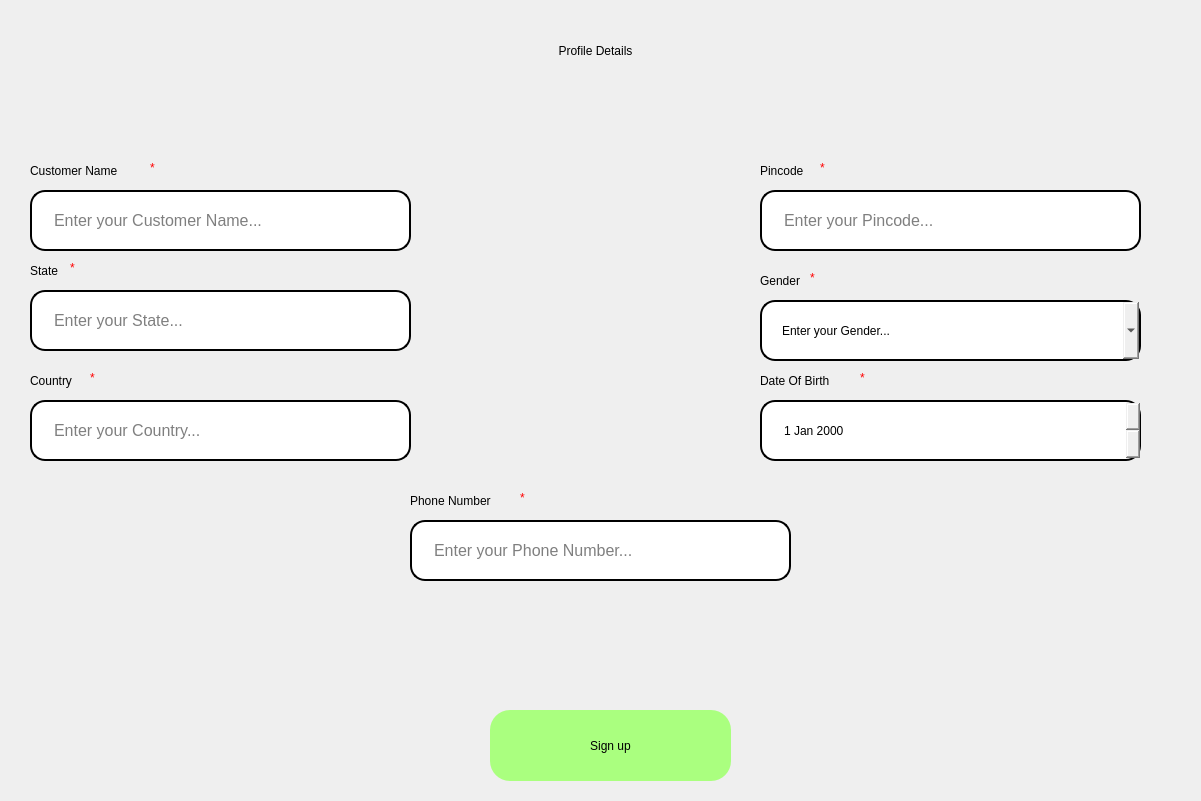
<?xml version="1.0" encoding="UTF-8"?>
<ui version="4.0">
 <class>bgwidget</class>
 <widget class="QDialog" name="bgwidget">
  <property name="geometry">
   <rect>
    <x>0</x>
    <y>0</y>
    <width>1201</width>
    <height>801</height>
   </rect>
  </property>
  <property name="windowTitle">
   <string>Dialog</string>
  </property>
  <widget class="QPushButton" name="Sign_Up">
   <property name="geometry">
    <rect>
     <x>490</x>
     <y>710</y>
     <width>241</width>
     <height>71</height>
    </rect>
   </property>
   <property name="styleSheet">
    <string notr="true">border-radius: 20px;
font: 12pt &quot;MS Shell Dlg 2&quot;;
background-color: rgb(170, 255, 127);
</string>
   </property>
   <property name="text">
    <string>Sign up</string>
   </property>
  </widget>
  <widget class="QLabel" name="label_5">
   <property name="geometry">
    <rect>
     <x>30</x>
     <y>160</y>
     <width>121</width>
     <height>21</height>
    </rect>
   </property>
   <property name="styleSheet">
    <string notr="true">font: 12pt &quot;MS Shell Dlg 2&quot;;
font: 10pt &quot;MS Shell Dlg 2&quot;;</string>
   </property>
   <property name="text">
    <string>Customer Name</string>
   </property>
  </widget>
  <widget class="QLineEdit" name="Customer_Country">
   <property name="geometry">
    <rect>
     <x>30</x>
     <y>400</y>
     <width>381</width>
     <height>61</height>
    </rect>
   </property>
   <property name="font">
    <font>
     <family>MS Shell Dlg 2</family>
     <pointsize>12</pointsize>
     <weight>50</weight>
     <italic>false</italic>
     <bold>false</bold>
    </font>
   </property>
   <property name="styleSheet">
    <string notr="true">border: 12px  solid rgb(0, 0, 0);
border-width: 2px;
font: 12pt &quot;MS Shell Dlg 2&quot;;
border-radius: 15px;
padding-left:20px;
padding-right:20px;</string>
   </property>
   <property name="placeholderText">
    <string>Enter your Country...</string>
   </property>
  </widget>
  <widget class="QLabel" name="label_10">
   <property name="geometry">
    <rect>
     <x>760</x>
     <y>370</y>
     <width>101</width>
     <height>21</height>
    </rect>
   </property>
   <property name="styleSheet">
    <string notr="true">font: 12pt &quot;MS Shell Dlg 2&quot;;
font: 10pt &quot;MS Shell Dlg 2&quot;;</string>
   </property>
   <property name="text">
    <string>Date Of Birth</string>
   </property>
  </widget>
  <widget class="QLineEdit" name="Customer_Pincode">
   <property name="geometry">
    <rect>
     <x>760</x>
     <y>190</y>
     <width>381</width>
     <height>61</height>
    </rect>
   </property>
   <property name="font">
    <font>
     <family>MS Shell Dlg 2</family>
     <pointsize>12</pointsize>
     <weight>50</weight>
     <italic>false</italic>
     <bold>false</bold>
    </font>
   </property>
   <property name="styleSheet">
    <string notr="true">border: 12px  solid rgb(0, 0, 0);
border-width: 2px;
font: 12pt &quot;MS Shell Dlg 2&quot;;
border-radius: 15px;
padding-left:20px;
padding-right:20px;</string>
   </property>
   <property name="placeholderText">
    <string>Enter your Pincode...</string>
   </property>
  </widget>
  <widget class="QLabel" name="Asterisk_10">
   <property name="geometry">
    <rect>
     <x>860</x>
     <y>370</y>
     <width>21</width>
     <height>16</height>
    </rect>
   </property>
   <property name="styleSheet">
    <string notr="true">color: rgb(255, 0, 0);</string>
   </property>
   <property name="text">
    <string>*</string>
   </property>
  </widget>
  <widget class="QLineEdit" name="Customer_State">
   <property name="geometry">
    <rect>
     <x>30</x>
     <y>290</y>
     <width>381</width>
     <height>61</height>
    </rect>
   </property>
   <property name="font">
    <font>
     <family>MS Shell Dlg 2</family>
     <pointsize>12</pointsize>
     <weight>50</weight>
     <italic>false</italic>
     <bold>false</bold>
    </font>
   </property>
   <property name="styleSheet">
    <string notr="true">border: 12px  solid rgb(0, 0, 0);
border-width: 2px;
font: 12pt &quot;MS Shell Dlg 2&quot;;
border-radius: 15px;
padding-left:20px;
padding-right:20px;</string>
   </property>
   <property name="placeholderText">
    <string>Enter your State...</string>
   </property>
  </widget>
  <widget class="QLabel" name="label_8">
   <property name="geometry">
    <rect>
     <x>760</x>
     <y>160</y>
     <width>61</width>
     <height>21</height>
    </rect>
   </property>
   <property name="styleSheet">
    <string notr="true">font: 12pt &quot;MS Shell Dlg 2&quot;;
font: 10pt &quot;MS Shell Dlg 2&quot;;</string>
   </property>
   <property name="text">
    <string>Pincode</string>
   </property>
  </widget>
  <widget class="QDateEdit" name="Customer_DOB">
   <property name="geometry">
    <rect>
     <x>760</x>
     <y>400</y>
     <width>381</width>
     <height>61</height>
    </rect>
   </property>
   <property name="styleSheet">
    <string notr="true">border: 12px  solid rgb(0, 0, 0);
border-width: 2px;
font: 12pt &quot;MS Shell Dlg 2&quot;;
border-radius: 15px;
padding-left:20px;
padding-right:20px;</string>
   </property>
   <property name="buttonSymbols">
    <enum>QAbstractSpinBox::UpDownArrows</enum>
   </property>
  </widget>
  <widget class="QLabel" name="HeaderLabel">
   <property name="geometry">
    <rect>
     <x>350</x>
     <y>20</y>
     <width>491</width>
     <height>61</height>
    </rect>
   </property>
   <property name="styleSheet">
    <string notr="true">
font: 36pt &quot;MS Shell Dlg 2&quot;;</string>
   </property>
   <property name="text">
    <string>Profile Details</string>
   </property>
   <property name="alignment">
    <set>Qt::AlignCenter</set>
   </property>
  </widget>
  <widget class="QLineEdit" name="Customer_Name">
   <property name="geometry">
    <rect>
     <x>30</x>
     <y>190</y>
     <width>381</width>
     <height>61</height>
    </rect>
   </property>
   <property name="font">
    <font>
     <family>MS Shell Dlg 2</family>
     <pointsize>12</pointsize>
     <weight>50</weight>
     <italic>false</italic>
     <bold>false</bold>
    </font>
   </property>
   <property name="styleSheet">
    <string notr="true">border: 12px  solid rgb(0, 0, 0);
border-width: 2px;
font: 12pt &quot;MS Shell Dlg 2&quot;;
border-radius: 15px;
padding-left:20px;
padding-right:20px;</string>
   </property>
   <property name="placeholderText">
    <string>Enter your Customer Name...</string>
   </property>
  </widget>
  <widget class="QLabel" name="Asterisk_9">
   <property name="geometry">
    <rect>
     <x>810</x>
     <y>270</y>
     <width>16</width>
     <height>16</height>
    </rect>
   </property>
   <property name="styleSheet">
    <string notr="true">color: rgb(255, 0, 0);</string>
   </property>
   <property name="text">
    <string>*</string>
   </property>
  </widget>
  <widget class="QLabel" name="label_9">
   <property name="geometry">
    <rect>
     <x>760</x>
     <y>270</y>
     <width>51</width>
     <height>21</height>
    </rect>
   </property>
   <property name="styleSheet">
    <string notr="true">font: 12pt &quot;MS Shell Dlg 2&quot;;
font: 10pt &quot;MS Shell Dlg 2&quot;;</string>
   </property>
   <property name="text">
    <string>Gender</string>
   </property>
  </widget>
  <widget class="QComboBox" name="Customer_Gender">
   <property name="geometry">
    <rect>
     <x>760</x>
     <y>300</y>
     <width>381</width>
     <height>61</height>
    </rect>
   </property>
   <property name="autoFillBackground">
    <bool>false</bool>
   </property>
   <property name="styleSheet">
    <string notr="true">border: 12px  solid rgb(0, 0, 0);
border-width: 2px;
font: 12pt &quot;MS Shell Dlg 2&quot;;
border-radius: 15px;
padding-left:20px;
padding-right:20px;</string>
   </property>
   <property name="placeholderText">
    <string>Enter your Gender...</string>
   </property>
   <item>
    <property name="text">
     <string>Male</string>
    </property>
   </item>
   <item>
    <property name="text">
     <string>Female</string>
    </property>
   </item>
   <item>
    <property name="text">
     <string>Transgender</string>
    </property>
   </item>
   <item>
    <property name="text">
     <string>Non Binary</string>
    </property>
   </item>
   <item>
    <property name="text">
     <string>Intersex</string>
    </property>
   </item>
   <item>
    <property name="text">
     <string>I prefer not to say</string>
    </property>
   </item>
  </widget>
  <widget class="QLabel" name="Asterisk_8">
   <property name="geometry">
    <rect>
     <x>820</x>
     <y>160</y>
     <width>21</width>
     <height>16</height>
    </rect>
   </property>
   <property name="styleSheet">
    <string notr="true">color: rgb(255, 0, 0);</string>
   </property>
   <property name="text">
    <string>*</string>
   </property>
  </widget>
  <widget class="QLabel" name="Asterisk_5">
   <property name="geometry">
    <rect>
     <x>150</x>
     <y>160</y>
     <width>21</width>
     <height>16</height>
    </rect>
   </property>
   <property name="styleSheet">
    <string notr="true">color: rgb(255, 0, 0);</string>
   </property>
   <property name="text">
    <string>*</string>
   </property>
  </widget>
  <widget class="QLabel" name="Asterisk_11">
   <property name="geometry">
    <rect>
     <x>90</x>
     <y>370</y>
     <width>21</width>
     <height>16</height>
    </rect>
   </property>
   <property name="styleSheet">
    <string notr="true">color: rgb(255, 0, 0);</string>
   </property>
   <property name="text">
    <string>*</string>
   </property>
  </widget>
  <widget class="QLabel" name="label_11">
   <property name="geometry">
    <rect>
     <x>30</x>
     <y>260</y>
     <width>41</width>
     <height>21</height>
    </rect>
   </property>
   <property name="styleSheet">
    <string notr="true">font: 12pt &quot;MS Shell Dlg 2&quot;;
font: 10pt &quot;MS Shell Dlg 2&quot;;</string>
   </property>
   <property name="text">
    <string>State</string>
   </property>
  </widget>
  <widget class="QLabel" name="label_12">
   <property name="geometry">
    <rect>
     <x>30</x>
     <y>370</y>
     <width>61</width>
     <height>21</height>
    </rect>
   </property>
   <property name="styleSheet">
    <string notr="true">font: 12pt &quot;MS Shell Dlg 2&quot;;
font: 10pt &quot;MS Shell Dlg 2&quot;;</string>
   </property>
   <property name="text">
    <string>Country</string>
   </property>
  </widget>
  <widget class="QLabel" name="Asterisk_12">
   <property name="geometry">
    <rect>
     <x>70</x>
     <y>260</y>
     <width>21</width>
     <height>16</height>
    </rect>
   </property>
   <property name="styleSheet">
    <string notr="true">color: rgb(255, 0, 0);</string>
   </property>
   <property name="text">
    <string>*</string>
   </property>
  </widget>
  <widget class="QLabel" name="Error_Popup_Message">
   <property name="geometry">
    <rect>
     <x>420</x>
     <y>610</y>
     <width>371</width>
     <height>31</height>
    </rect>
   </property>
   <property name="styleSheet">
    <string notr="true">font: 10pt &quot;MS Shell Dlg 2&quot;;
color: rgb(255, 0, 0);</string>
   </property>
   <property name="text">
    <string/>
   </property>
   <property name="alignment">
    <set>Qt::AlignCenter</set>
   </property>
  </widget>
  <widget class="QLabel" name="label_13">
   <property name="geometry">
    <rect>
     <x>410</x>
     <y>490</y>
     <width>111</width>
     <height>21</height>
    </rect>
   </property>
   <property name="styleSheet">
    <string notr="true">font: 12pt &quot;MS Shell Dlg 2&quot;;
font: 10pt &quot;MS Shell Dlg 2&quot;;</string>
   </property>
   <property name="text">
    <string>Phone Number</string>
   </property>
  </widget>
  <widget class="QLabel" name="Asterisk_13">
   <property name="geometry">
    <rect>
     <x>520</x>
     <y>490</y>
     <width>21</width>
     <height>16</height>
    </rect>
   </property>
   <property name="styleSheet">
    <string notr="true">color: rgb(255, 0, 0);</string>
   </property>
   <property name="text">
    <string>*</string>
   </property>
  </widget>
  <widget class="QLineEdit" name="Customer_Phone_Number">
   <property name="geometry">
    <rect>
     <x>410</x>
     <y>520</y>
     <width>381</width>
     <height>61</height>
    </rect>
   </property>
   <property name="font">
    <font>
     <family>MS Shell Dlg 2</family>
     <pointsize>12</pointsize>
     <weight>50</weight>
     <italic>false</italic>
     <bold>false</bold>
    </font>
   </property>
   <property name="styleSheet">
    <string notr="true">border: 12px  solid rgb(0, 0, 0);
border-width: 2px;
font: 12pt &quot;MS Shell Dlg 2&quot;;
border-radius: 15px;
padding-left:20px;
padding-right:20px;</string>
   </property>
   <property name="placeholderText">
    <string>Enter your Phone Number...</string>
   </property>
  </widget>
 </widget>
 <resources/>
 <connections/>
</ui>
